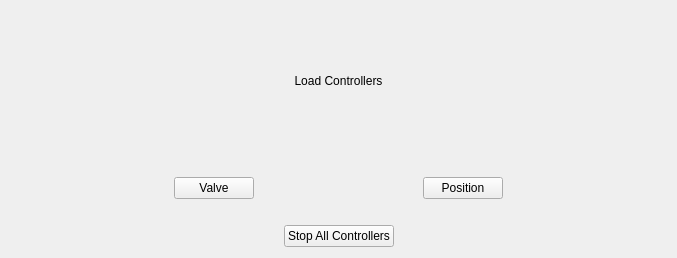
<?xml version="1.0" encoding="UTF-8"?>
<ui version="4.0">
 <class>ChangeControllersDockWidget</class>
 <widget class="QWidget" name="ChangeControllersDockWidget">
  <property name="geometry">
   <rect>
    <x>0</x>
    <y>0</y>
    <width>677</width>
    <height>258</height>
   </rect>
  </property>
  <property name="windowTitle">
   <string>Change Muscle Controllers</string>
  </property>
  <layout class="QGridLayout" name="gridLayout_2">
   <item row="0" column="0">
    <layout class="QVBoxLayout" name="verticalLayout" stretch="0">
     <item>
      <layout class="QGridLayout" name="gridLayout">
       <item row="1" column="0">
        <layout class="QHBoxLayout" name="horizontalLayout_2">
         <item>
          <spacer name="horizontalSpacer_4">
           <property name="orientation">
            <enum>Qt::Horizontal</enum>
           </property>
           <property name="sizeHint" stdset="0">
            <size>
             <width>13</width>
             <height>62</height>
            </size>
           </property>
          </spacer>
         </item>
         <item>
          <widget class="QPushButton" name="btn_valve">
           <property name="text">
            <string>Valve</string>
           </property>
           <property name="checkable">
            <bool>true</bool>
           </property>
          </widget>
         </item>
         <item>
          <spacer name="horizontalSpacer_6">
           <property name="orientation">
            <enum>Qt::Horizontal</enum>
           </property>
           <property name="sizeHint" stdset="0">
            <size>
             <width>13</width>
             <height>62</height>
            </size>
           </property>
          </spacer>
         </item>
         <item>
          <widget class="QPushButton" name="btn_position">
           <property name="text">
            <string>Position</string>
           </property>
           <property name="checkable">
            <bool>true</bool>
           </property>
          </widget>
         </item>
         <item>
          <spacer name="horizontalSpacer_7">
           <property name="orientation">
            <enum>Qt::Horizontal</enum>
           </property>
           <property name="sizeHint" stdset="0">
            <size>
             <width>13</width>
             <height>62</height>
            </size>
           </property>
          </spacer>
         </item>
        </layout>
       </item>
       <item row="0" column="0">
        <layout class="QHBoxLayout" name="horizontalLayout_3">
         <item>
          <widget class="QLabel" name="label">
           <property name="text">
            <string>Load Controllers</string>
           </property>
           <property name="alignment">
            <set>Qt::AlignCenter</set>
           </property>
          </widget>
         </item>
        </layout>
       </item>
       <item row="2" column="0">
        <layout class="QHBoxLayout" name="horizontalLayout">
         <item>
          <spacer name="horizontalSpacer_2">
           <property name="orientation">
            <enum>Qt::Horizontal</enum>
           </property>
           <property name="sizeHint" stdset="0">
            <size>
             <width>40</width>
             <height>20</height>
            </size>
           </property>
          </spacer>
         </item>
         <item>
          <widget class="QPushButton" name="btn_stop">
           <property name="text">
            <string>Stop All Controllers</string>
           </property>
          </widget>
         </item>
         <item>
          <spacer name="horizontalSpacer">
           <property name="orientation">
            <enum>Qt::Horizontal</enum>
           </property>
           <property name="sizeHint" stdset="0">
            <size>
             <width>40</width>
             <height>20</height>
            </size>
           </property>
          </spacer>
         </item>
        </layout>
       </item>
      </layout>
     </item>
    </layout>
   </item>
  </layout>
 </widget>
 <resources/>
 <connections/>
</ui>
